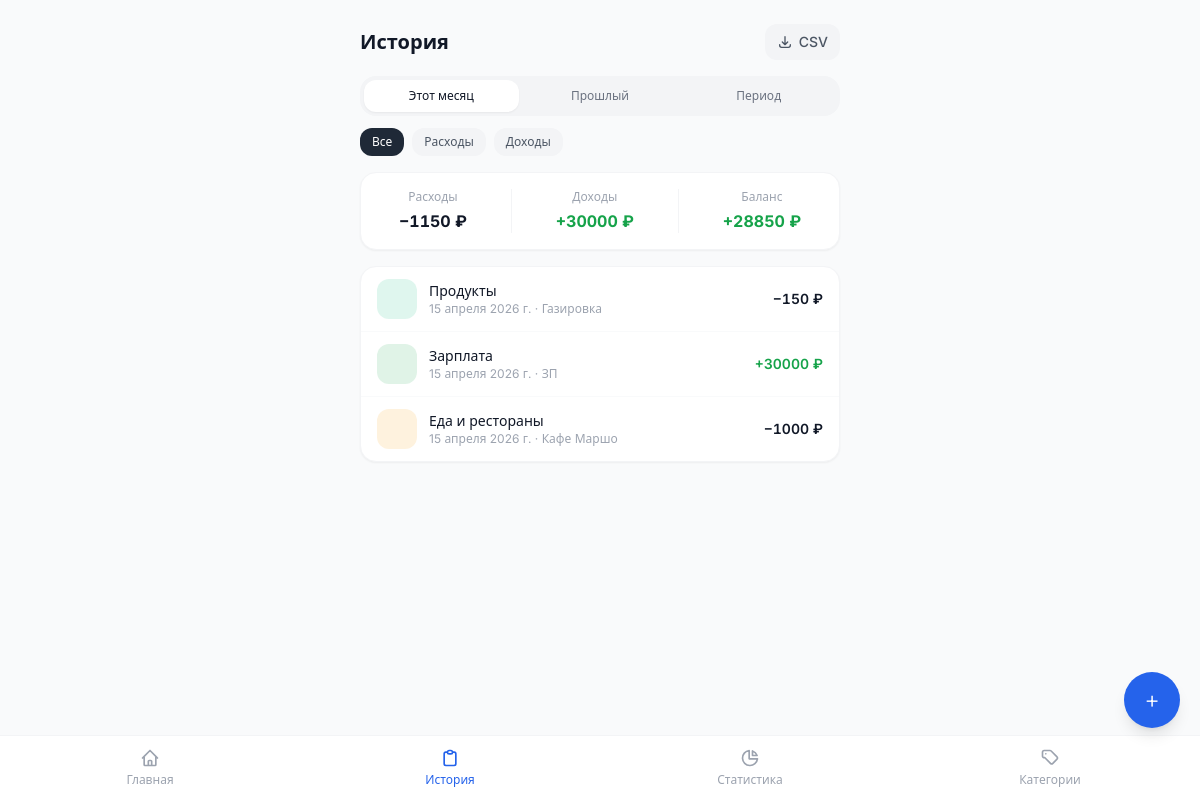
Page /transactions/ (signed in) on the committed database.
### tracker/models.py (models this page shows, shortened)
class Transaction(models.Model):
    TRANSACTION_TYPE_CHOICES = [
        ('expense', 'Расход'),
        ('income', 'Доход'),
    ]
    user = models.ForeignKey(User, on_delete=models.CASCADE, related_name='transactions')
    transaction_type = models.CharField(max_length=10, choices=TRANSACTION_TYPE_CHOICES)
    amount = models.DecimalField(max_digits=12, decimal_places=2)
    category = models.ForeignKey(
        Category, on_delete=models.PROTECT, related_name='transactions'
    )
    date = models.DateField()
    note = models.CharField(max_length=500, blank=True, default='')
    is_recurring = models.BooleanField(default=False)
    recurring_rule = models.ForeignKey(
        'RecurringRule',
        on_delete=models.SET_NULL,
        null=True,
        blank=True,
        related_name='transactions',
    )
    created_at = models.DateTimeField(auto_now_add=True)
    class Meta:
        ordering = ['-date', '-created_at']
        indexes = [
            models.Index(fields=['user', '-date']),
            models.Index(fields=['user', 'category']),
            models.Index(fields=['user', 'transaction_type']),
        ]
        verbose_name = 'Транзакция'
        verbose_name_plural = 'Транзакции'

class Category(models.Model):
    TRANSACTION_TYPE_CHOICES = [
        ('expense', 'Расход'),
        ('income', 'Доход'),
        ('both', 'Оба'),
    ]
    user = models.ForeignKey(
        User, on_delete=models.CASCADE, null=True, blank=True, related_name='categories'
    )
    name = models.CharField(max_length=100)
    icon = models.CharField(max_length=50, default='box')
    color = models.CharField(max_length=7, default='#94a3b8')
    transaction_type = models.CharField(
        max_length=10, choices=TRANSACTION_TYPE_CHOICES, default='expense'
    )
    is_hidden = models.BooleanField(default=False)
    order = models.IntegerField(default=0)
    class Meta:
        ordering = ['order', 'name']
        indexes = [
            models.Index(fields=['user']),
            models.Index(fields=['user', 'is_hidden']),
        ]
        verbose_name = 'Категория'
        verbose_name_plural = 'Категории'

### tracker/views.py (the view)
# urls.py: path('transactions/', views.TransactionListView.as_view(), name='transactions'),
class TransactionListView(LoginRequiredMixin, View):
    template_name = 'tracker/transactions/list.html'
    def get(self, request):
        user = request.user
        today = datetime.date.today()
        qs = Transaction.objects.filter(user=user).select_related('category')
        period = request.GET.get('period', 'current')
        date_from = request.GET.get('date_from')
        date_to = request.GET.get('date_to')
        if period == 'current':
            start = today.replace(day=1)
            end = today
        elif period == 'last':
            first_this = today.replace(day=1)
            last_month_end = first_this - datetime.timedelta(days=1)
            start = last_month_end.replace(day=1)
            end = last_month_end
        elif period == 'custom' and date_from and date_to:
            try:
                start = datetime.date.fromisoformat(date_from)
                end = datetime.date.fromisoformat(date_to)
            except ValueError:
                start, end = today.replace(day=1), today
        else:
            start = today.replace(day=1)
            end = today
        qs = qs.filter(date__range=(start, end))
        tx_type = request.GET.get('type', 'all')
        if tx_type == 'expense':
            qs = qs.filter(transaction_type='expense')
        elif tx_type == 'income':
            qs = qs.filter(transaction_type='income')
        cat_ids = request.GET.getlist('categories')
        if cat_ids:
            qs = qs.filter(category_id__in=cat_ids)
        totals = qs.aggregate(
            expenses=Sum('amount', filter=Q(transaction_type='expense')),
            income=Sum('amount', filter=Q(transaction_type='income')),
        )
        total_expense = totals['expenses'] or Decimal('0')
        total_income = totals['income'] or Decimal('0')
        all_categories = Category.objects.filter(
            Q(user=user) | Q(user__isnull=True), is_hidden=False
        )
        return render(request, self.template_name, {
            'transactions': qs,
            'period': period,
            'date_from': start.isoformat(),
            'date_to': end.isoformat(),
            'tx_type': tx_type,
            'selected_cat_ids': [int(c) for c in cat_ids],
            'all_categories': all_categories,
            'total_expense': total_expense,
            'total_income': total_income,
            'balance': total_income - total_expense,
        })

### tracker/templatetags/tracker_tags.py (called while the page is built)
@register.simple_tag
def cat_icon(icon, color, size="text-xl"):
    if icon and all(ord(c) < 128 for c in icon):
        return format_html(
            '<i class="ti ti-{} {}" style="color:{}"></i>',
            icon, size, color
        )
    return format_html('<span>{}</span>', icon or '📦')

### tracker/templates/tracker/transactions/list.html (shortened to what this page needs)
{% extends "tracker/base.html" %}
{% load tracker_tags %}
{% block content %}
<div class="page-body max-w-lg mx-auto">
  <div class="px-4 pt-6 pb-4 flex items-center justify-between">
    <h1 class="text-xl font-bold text-gray-900">История</h1>
    <a href="{% url 'export_csv' %}?period={{ period }}&date_from={{ date_from }}&date_to={{ date_to }}&type={{ tx_type }}{% for cid in selected_cat_ids %}&categories={{ cid }}{% endfor %}"
       class="flex items-center gap-1.5 px-3 py-2 rounded-xl bg-gray-100 text-gray-600 text-sm font-medium
              hover:bg-gray-200 transition-colors press-scale">
      <svg class="w-4 h-4" fill="none" stroke="currentColor" stroke-width="2" viewBox="0 0 24 24">
        <path stroke-linecap="round" stroke-linejoin="round" d="M4 16v1a3 3 0 003 3h10a3 3 0 003-3v-1m-4-4l-4 4m0 0l-4-4m4 4V4" />
      </svg>
      CSV
    </a>
  </div>
  <form method="get" class="px-4 space-y-3 mb-4">
    <div class="flex gap-1 bg-gray-100 p-1 rounded-2xl">
      <label class="flex-1">
        <span class="period-label block text-center py-2 rounded-xl text-xs font-medium cursor-pointer
                     transition-colors text-gray-500" data-val="current">
          Этот месяц
        </span>
      </label>
      <label class="flex-1">
        <span class="period-label block text-center py-2 rounded-xl text-xs font-medium cursor-pointer
                     transition-colors text-gray-500" data-val="last">
          Прошлый
        </span>
      </label>
      <label class="flex-1">
        <span class="period-label block text-center py-2 rounded-xl text-xs font-medium cursor-pointer
                     transition-colors text-gray-500" data-val="custom">
          Период
        </span>
      </label>
    </div>
    <div class="flex gap-2">
      <a href="?period={{ period }}&date_from={{ date_from }}&date_to={{ date_to }}&type=all{% for cid in selected_cat_ids %}&categories={{ cid }}{% endfor %}"
         class="px-3 py-1.5 rounded-xl text-xs font-medium transition-colors press-scale
                {% if tx_type == 'all' %}bg-gray-800 text-white{% else %}bg-gray-100 text-gray-600{% endif %}">
        Все
      </a>
      <a href="?period={{ period }}&date_from={{ date_from }}&date_to={{ date_to }}&type=expense{% for cid in selected_cat_ids %}&categories={{ cid }}{% endfor %}"
         class="px-3 py-1.5 rounded-xl text-xs font-medium transition-colors press-scale
                {% if tx_type == 'expense' %}bg-red-600 text-white{% else %}bg-gray-100 text-gray-600{% endif %}">
        Расходы
      </a>
      <a href="?period={{ period }}&date_from={{ date_from }}&date_to={{ date_to }}&type=income{% for cid in selected_cat_ids %}&categories={{ cid }}{% endfor %}"
         class="px-3 py-1.5 rounded-xl text-xs font-medium transition-colors press-scale
                {% if tx_type == 'income' %}bg-green-600 text-white{% else %}bg-gray-100 text-gray-600{% endif %}">
        Доходы
      </a>
    </div>
  </form>
  <div class="mx-4 bg-white rounded-2xl shadow-sm border border-gray-100 p-4 mb-4">
    <div class="flex justify-around text-center">
      <div>
        <p class="text-xs text-gray-400 mb-1">Расходы</p>
        <p class="font-bold text-gray-900 amount">−{{ total_expense|floatformat:0 }} ₽</p>
      </div>
      <div>
        <p class="text-xs text-gray-400 mb-1">Доходы</p>
        <p class="font-bold text-green-600 amount">+{{ total_income|floatformat:0 }} ₽</p>
      </div>
      <div>
        <p class="text-xs text-gray-400 mb-1">Баланс</p>
        <p class="font-bold amount {% if balance >= 0 %}text-green-600{% else %}text-red-600{% endif %}">
          {% if balance >= 0 %}+{% endif %}{{ balance|floatformat:0 }} ₽
        </p>
      </div>
    </div>
  </div>
  {% if transactions %}
  <div class="mx-4 bg-white rounded-2xl shadow-sm border border-gray-100 divide-y divide-gray-50">
    {% for tx in transactions %}
    <a href="{% url 'transaction_edit' tx.pk %}"
       class="tx-row flex items-center gap-3 px-4 py-3 hover:bg-gray-50 transition-colors
              first:rounded-t-2xl last:rounded-b-2xl"
       style="animation-delay: calc({{ forloop.counter0 }} * 30ms)">
      <div class="w-10 h-10 rounded-xl flex items-center justify-center flex-shrink-0"
           style="background-color: {{ tx.category.color }}22;">
      </div>
      <div class="flex-1 min-w-0">
        <p class="text-sm font-medium text-gray-900 truncate">{{ tx.category.name }}</p>
        <p class="text-xs text-gray-400 truncate">
          {{ tx.date }}{% if tx.note %} · {{ tx.note }}{% endif %}
        </p>
      </div>
      <div class="text-right flex-shrink-0">
        <p class="text-sm font-semibold amount
                  {% if tx.transaction_type == 'income' %}text-green-600{% else %}text-gray-900{% endif %}">
          {% if tx.transaction_type == 'income' %}+{% else %}−{% endif %}{{ tx.amount|floatformat:0 }} ₽
        </p>
      </div>
    </a>
    {% endfor %}
  </div>
  {% else %}
  <div class="mx-4 bg-white rounded-2xl shadow-sm border border-gray-100 p-10 text-center">
    <p class="text-gray-400 text-sm">Нет транзакций за выбранный период</p>
  </div>
  {% endif %}
</div>
{% endblock %}

### tracker/templates/tracker/base.html (shortened to what this page needs)
<!doctype html>
<html lang="ru">
<head>
  <script src="https://cdn.tailwindcss.com"></script>
  <link rel="stylesheet" href="https://cdn.jsdelivr.net/npm/@tabler/icons-webfont@3.31.0/dist/tabler-icons.min.css">
</head>
<body class="bg-gray-50 font-sans text-gray-900 min-h-screen">
{% block content %}{% endblock %}
{% if user.is_authenticated %}
<a href="{% url 'transaction_add' %}"
   class="fab w-14 h-14 rounded-full bg-primary shadow-lg flex items-center justify-center text-white text-2xl font-light"
   aria-label="Добавить транзакцию">
  +
</a>
<nav class="bottom-nav bg-white border-t border-gray-100 shadow-sm">
  <div class="flex items-stretch h-16">
    {% with path=request.path %}
    <a href="{% url 'dashboard' %}"
       class="flex-1 flex flex-col items-center justify-center gap-1 text-xs font-medium
              {% if path == '/' %}text-primary{% else %}text-gray-400{% endif %}
              transition-property: color; transition-duration: .12s;">
      <svg class="w-5 h-5" fill="none" stroke="currentColor" stroke-width="2" viewBox="0 0 24 24">
        <path stroke-linecap="round" stroke-linejoin="round" d="M3 12l2-2m0 0l7-7 7 7M5 10v10a1 1 0 001 1h3m10-11l2 2m-2-2v10a1 1 0 01-1 1h-3m-6 0a1 1 0 001-1v-4a1 1 0 011-1h2a1 1 0 011 1v4a1 1 0 001 1m-6 0h6" />
      </svg>
      Главная
    </a>
    <a href="{% url 'transactions' %}"
       class="flex-1 flex flex-col items-center justify-center gap-1 text-xs font-medium
              {% if '/transactions' in path %}text-primary{% else %}text-gray-400{% endif %}
              transition-property: color; transition-duration: .12s;">
      <svg class="w-5 h-5" fill="none" stroke="currentColor" stroke-width="2" viewBox="0 0 24 24">
        <path stroke-linecap="round" stroke-linejoin="round" d="M9 5H7a2 2 0 00-2 2v12a2 2 0 002 2h10a2 2 0 002-2V7a2 2 0 00-2-2h-2M9 5a2 2 0 002 2h2a2 2 0 002-2M9 5a2 2 0 012-2h2a2 2 0 012 2" />
      </svg>
      История
    </a>
    <a href="{% url 'stats' %}"
       class="flex-1 flex flex-col items-center justify-center gap-1 text-xs font-medium
              {% if '/stats' in path %}text-primary{% else %}text-gray-400{% endif %}
              transition-property: color; transition-duration: .12s;">
      <svg class="w-5 h-5" fill="none" stroke="currentColor" stroke-width="2" viewBox="0 0 24 24">
        <path stroke-linecap="round" stroke-linejoin="round" d="M11 3.055A9.001 9.001 0 1020.945 13H11V3.055z" />
        <path stroke-linecap="round" stroke-linejoin="round" d="M20.488 9H15V3.512A9.025 9.025 0 0120.488 9z" />
      </svg>
      Статистика
    </a>
    <a href="{% url 'categories' %}"
       class="flex-1 flex flex-col items-center justify-center gap-1 text-xs font-medium
              {% if '/categories' in path %}text-primary{% else %}text-gray-400{% endif %}
              transition-property: color; transition-duration: .12s;">
      <svg class="w-5 h-5" fill="none" stroke="currentColor" stroke-width="2" viewBox="0 0 24 24">
        <path stroke-linecap="round" stroke-linejoin="round" d="M7 7h.01M7 3h5c.512 0 1.024.195 1.414.586l7 7a2 2 0 010 2.828l-5 5a2 2 0 01-2.828 0l-7-7A2 2 0 013 10V5a2 2 0 012-2z" />
      </svg>
      Категории
    </a>
    {% endwith %}
  </div>
</nav>
{% endif %}
</body>
</html>

### tracker/templates/tracker/base.html (style rules this page uses)
* { -webkit-font-smoothing: antialiased; }
.amount { font-variant-numeric: tabular-nums; }
.tx-row { animation: fadeInUp .25s ease both; }
.fab { position: fixed; bottom: calc(env(safe-area-inset-bottom) + 72px); right: 20px; z-index: 40; transition-property: transform, box-shadow; transition-duration: .12s; }
.bottom-nav { position: fixed; bottom: 0; left: 0; right: 0; padding-bottom: env(safe-area-inset-bottom); z-index: 30; }
.page-body { padding-bottom: 80px; }
h1, h2, h3 { text-wrap: balance; }
p { text-wrap: pretty; }

### rows in the picture
Transaction: category.name "Продукты", date "15 апреля 2026 г.", note "Газировка", amount "150"
Transaction: category.name "Зарплата", date "15 апреля 2026 г.", note "ЗП", amount "30000"
Transaction: category.name "Еда и рестораны", date "15 апреля 2026 г.", note "Кафе Маршо", amount "1000"

### other values in the picture
{{ total_expense|floatformat:0 }} "1150"
{{ total_income|floatformat:0 }} "30000"
{{ balance|floatformat:0 }} "28850"
